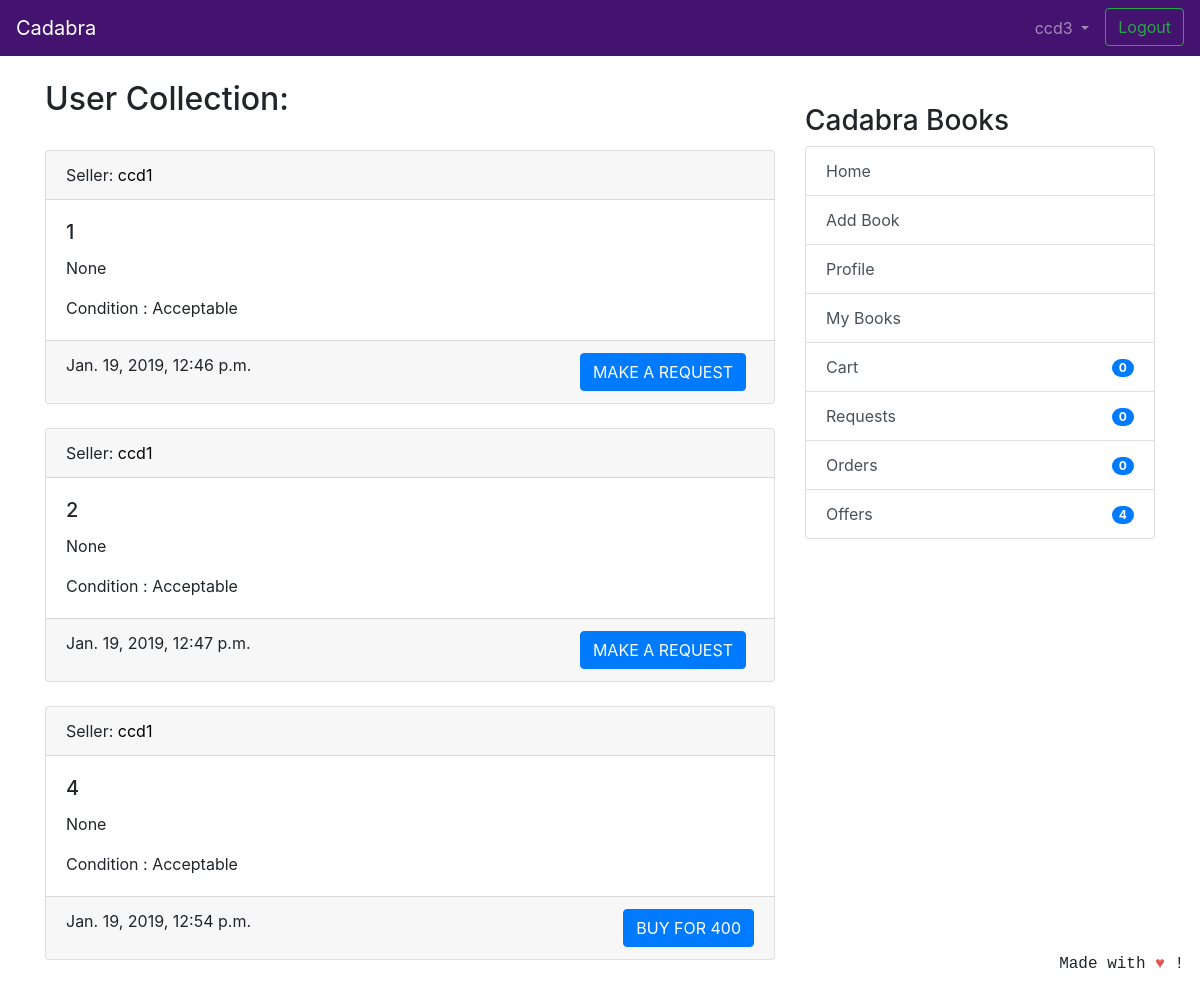
/userbooks/ccd1 (signed in), run on an earlier commit of the app's database.
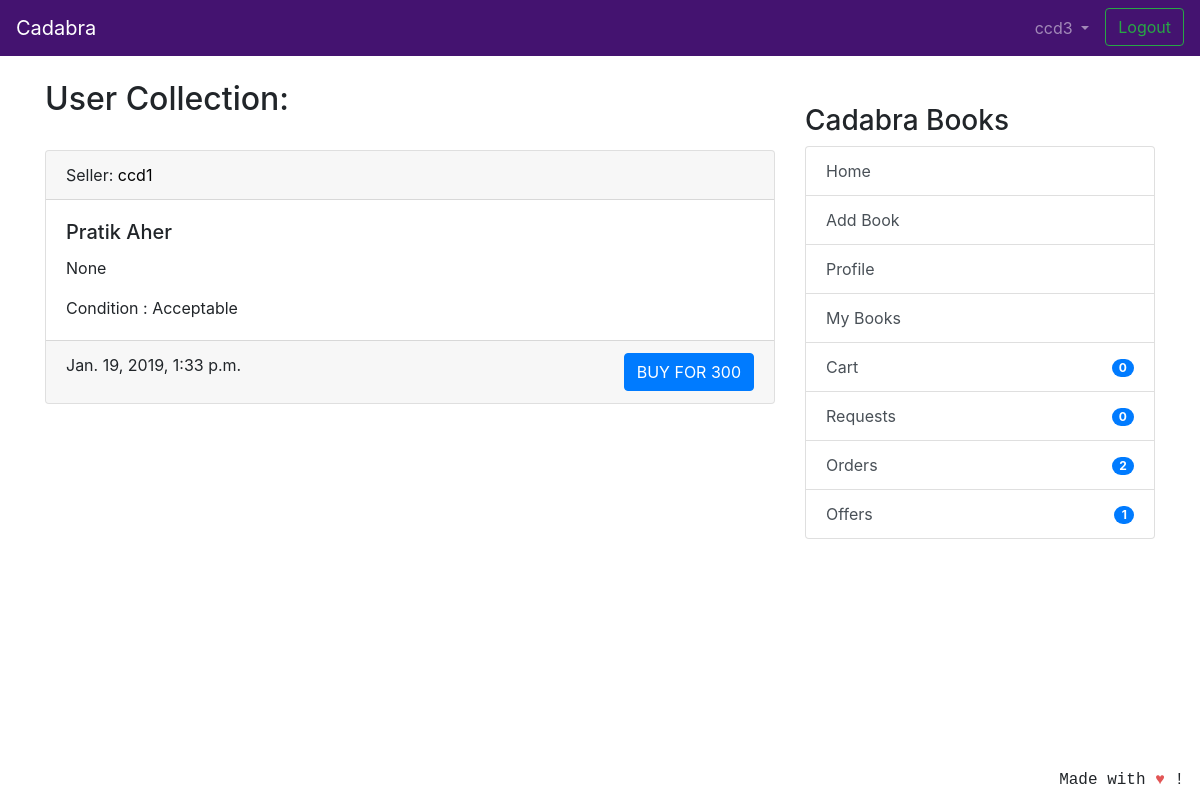
And on a later commit of the database.
### coreapp/models.py (models this page shows, shortened)
class Book(models.Model):
    user = models.ForeignKey(User, on_delete=models.CASCADE, null=True)
    book_name = models.CharField(
        max_length=100, help_text="We only deal with original books with ISBN codes, pirated books will not be accepted.")
    author_name = models.CharField(max_length=100, blank=True, null=True)
    description = models.CharField(max_length=2000,blank=True,null=True)
    image = models.ImageField(null=True, blank=True, upload_to="book_images/")
    price = models.IntegerField(null=True,blank=True)
    sell_or_exchange = models.CharField(
        max_length=100, choices=BUY_OR_EXCHANGE, default='Exchange', help_text="By adding items to exchange you can make requests to other users for exchange.")
    condition = models.CharField(
        max_length=100, choices=CONITION_CHOICES, default='Acceptable')
    created_at = models.DateTimeField(auto_now_add=True)
    class Meta:
        verbose_name = 'Book'
        verbose_name_plural = 'Books'

### coreapp/views.py (the view)
# urls.py: path('userbooks/<str:username>', views.UserBookListViewForUser.as_view(),name='userbooksforuser'),
class UserBookListViewForUser(LoginRequiredMixin, generic.ListView):
    model = Book
    template_name = 'collection_user_entries.html'
    context_object_name = 'books'
    ordering = ['-created_at']
    def get_queryset(self):
        user = self.kwargs['username']
        user_profile = get_object_or_404(Profile, user__username=user)
        collection_items = UserCollection.objects.get(
            owner=user_profile)
        ordered_books = FinalBuyOrder.objects.values_list('book')
        requester_books = Transaction.objects.values_list('requester_book')
        offerrer_books = Transaction.objects.values_list('offerrer_book')
        return collection_items.books.exclude(id__in=ordered_books).exclude(
            id__in=requester_books).exclude(id__in=offerrer_books)

### coreapp/models.py (called while the page is built)
    def get_cart_items(self):
        return self.items.all()

### nofapapp/context_processors.py (called while the page is built)
def add_variable_to_context(request):
    if request.user.id:
        orderitems = Order.objects.get(owner=request.user.profile)
        orders = orderitems.get_cart_items()
        return {
            'requestscount': Requests.objects.filter(requester=request.user).count(),
            'offercount' : Requests.objects.filter(offerrer=request.user).count(),
            'orderscount': Transaction.objects.filter(offerrer=request.user).count()+FinalBuyOrder.objects.filter(user=request.user).count(),
            'cartitemscount': len(orders),
            'addresscheck': get_object_or_404(ShippingAddress, profile=get_object_or_404(Profile, user=request.user)).address1,
            }
    else:
        return {}

### templates/collection_user_entries.html (shortened to what this page needs)
{% extends 'base.html' %}
{% block content %}
<h2>User Collection:</h2>
<br />
{% if books %}
{% for book in books %}
    <div class="card text-left">
        <div class="card-header">
            Seller: <a href="{% url 'coreapp:userbooksforuser' book.user %}" style="color:black">{{ book.user.username }}</a>
        </div>
        <div class="card-body">
            <div class="d-flex justify-content-between">
                <div>
                    <h5 class="card-title">{{ book.book_name }}</h5>
                    <p class="card-text">{{ book.description }}</p>
                    <p class="card-text">Condition : {{ book.condition }} </p>
                </div>
            </div>
        </div>
        <div class="card-footer text-mutxed">
            {{ book.created_at }}
            {% if book.sell_or_exchange == 'Sell' %}
            <a href="{% url 'cart:add_to_cart' book.id %}" class="btn btn-primary float-right">BUY FOR {{ book.price }}</a>
            {% else %}
            <a href="{% url 'transaction:add_request' book.id %}" class="btn btn-primary mr-2 float-right">MAKE A REQUEST</a>
            {% endif %}
        </div>
    </div>
{% endfor %}
{% else %}
<div class="text-center">
    <h1>No Books Found ! </h1>
</div>
{% endif %}
{% endblock %}

### templates/base.html (shortened to what this page needs)
{% load static %}
<!doctype html>
<html lang="en">
  <head>
    <link rel="stylesheet" href="https://stackpath.bootstrapcdn.com/bootstrap/4.2.1/css/bootstrap.min.css"
>
  </head>
  <body>
    <header class="site-header">
<nav class="navbar navbar-expand-lg navbar-dark" style="background-color: #441370;">
  <a class="navbar-brand" href="{% url 'coreapp:list_entries' %}">
    Cadabra
    </a>
  <div class="collapse navbar-collapse" id="navbarSupportedContent">
    <ul class="navbar-nav ml-auto">
      {% if user.is_authenticated %}
      <li class="nav-item dropdown">
        <a class="nav-link dropdown-toggle" href="#" id="navbarDropdown" role="button" data-toggle="dropdown"
          aria-haspopup="true" aria-expanded="false">
          {{ user.username }}
        </a>
      </li>
      <li><a class="btn btn-outline-success ml-2 my-2 my-sm-0" href="{% url 'logout'%}">Logout</a></li>
        {% else %}
      <li><a href="{% url 'login' %}" class="btn btn-outline-success">Login</a></li>
      <li><a href="{% url 'coreapp:signup' %}" class="btn btn-primary ml-2">Sign up</a></li>
      {% endif %}
    </ul>
  </div>
</nav>
  </header>
  <br/>
    <div class="container">
      <div class="row justify-content-center">
        <div class="col-8">
          {% block content %}
          {% endblock %}
        </div>
        {% if user.is_authenticated %}
                <div class="col-md-4">
                  <div class="content-section">
                    <br/>
                    <h3>Cadabra Books</h3>
                      <ul class="list-group">
                        <a class="list-group-item list-group-item-action" href="{% url 'coreapp:list_entries' %}" > Home </a>
                        <a class="list-group-item list-group-item-action" href="{% url 'coreapp:new_entry' %}" > Add Book</a>
                        <a class="list-group-item list-group-item-action" href="{% url 'coreapp:profile' %}" >Profile</a>
                        <a class="list-group-item list-group-item-action" href="{% url 'coreapp:userbooks' %}" >My Books</a>
                        <a class="list-group-item list-group-item-action" href="{% url 'cart:cart_items' %}" >Cart<span class="badge badge-primary badge-pill float-right mt-1">{{ cartitemscount }}</span> </a>
                        <a class="list-group-item list-group-item-action" href="{% url 'transaction:requests_view' %}" >Requests<span class="badge badge-primary badge-pill float-right mt-1">{{ requestscount }}</span></a>
                        <a class="list-group-item list-group-item-action" href="{% url 'transaction:orders_view' %}" >Orders <span class="badge badge-primary badge-pill float-right mt-1">{{ orderscount }}</span></a>
                        <a class="list-group-item list-group-item-action" href="{% url 'transaction:offers_view' %}" >Offers <span class="badge badge-primary badge-pill float-right mt-1">{{ offercount }}</span></a>
                      </ul>
                      <br/>
                  </div>
                </div>
                {% endif %}
      </div>
    </div>
<footer class="site-footer mr-3 mb-2" style="position:fixed;right:0;bottom:0;font-family: 'Courier';font-style: bold;">
  Made with <span style="color: #e25555;">&hearts;</span> !
</footer>
</body>
</html>

What changed in the data, as far as the page shows it:
removed Book: user.username "ccd1", book_name "1", description "None", condition "Acceptable", created_at "Jan. 19, 2019, 12:46 p.m.", sell_or_exchange "MAKE A REQUEST"
removed Book: user.username "ccd1", book_name "2", description "None", condition "Acceptable", created_at "Jan. 19, 2019, 12:47 p.m.", sell_or_exchange "MAKE A REQUEST"
no longer on this page (row unchanged): Book: user.username "ccd1", book_name "4", description "None", condition "Acceptable", created_at "Jan. 19, 2019, 12:54 p.m.", price "400"
added Book: user.username "ccd1", book_name "Pratik Aher", description "None", condition "Acceptable", created_at "Jan. 19, 2019, 1:33 p.m.", price "300"
Also different on the page:
{{ orderscount }}: "0" → "2"
{{ offercount }}: "4" → "1"
